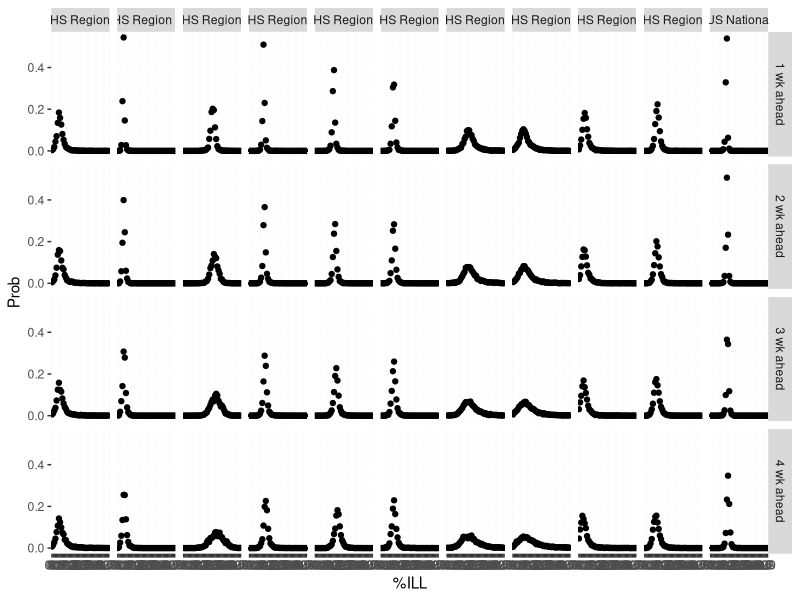
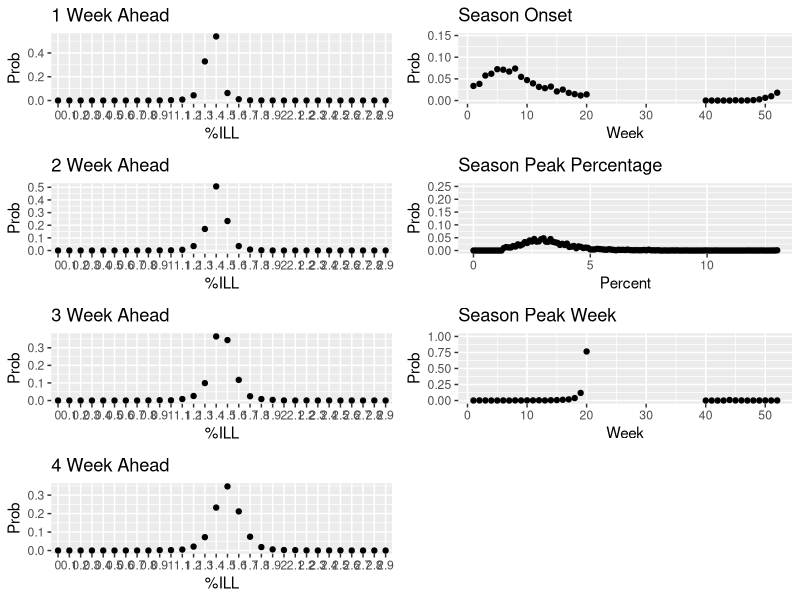
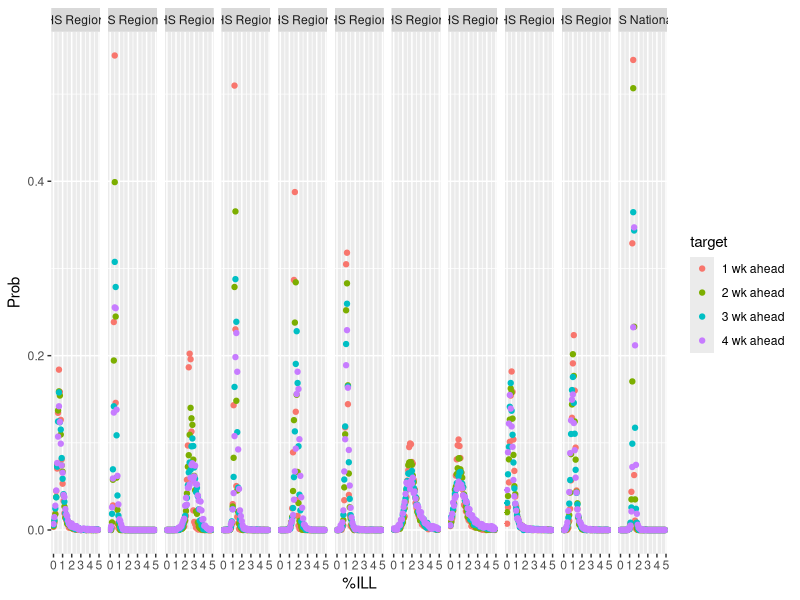

These figures' R source, in order:
library(ggplot2)
library(gridExtra)

dat <- read.csv("EW44-ISU-2016-11-14.csv", header=TRUE)
natdat <- subset(dat, location=="US National" & type=="Bin")

# Plots the probabilities of %ILL via week ahead and by region
p <- ggplot(data=subset(dat, as.numeric(as.character(bin_start_incl)) < 5 & type=="Bin" & target %in% c("1 wk ahead","2 wk ahead","3 wk ahead","4 wk ahead")), 
            aes(x=bin_start_incl, y=value)) + geom_point() + labs(x="%ILL", y="Prob")
p + facet_grid(target~location)

# Grid of plots
p1wk  <- ggplot(data=subset(dat, location=="US National" & as.numeric(as.character(bin_start_incl)) < 3 & target=="1 wk ahead"), 
            aes(x=bin_start_incl, y=value)) + geom_point() + labs(title = "1 Week Ahead", x="%ILL", y="Prob")
p2wk  <- ggplot(data=subset(dat, location=="US National" & as.numeric(as.character(bin_start_incl)) < 3 & target=="2 wk ahead"), 
               aes(x=bin_start_incl, y=value)) + geom_point() + labs(title = "2 Week Ahead", x="%ILL", y="Prob")
p3wk  <- ggplot(data=subset(dat, location=="US National" & as.numeric(as.character(bin_start_incl)) < 3 & target=="3 wk ahead"), 
               aes(x=bin_start_incl, y=value)) + geom_point() + labs(title = "3 Week Ahead", x="%ILL", y="Prob")
p4wk  <- ggplot(data=subset(dat, location=="US National" & as.numeric(as.character(bin_start_incl)) < 3 & target=="4 wk ahead"), 
               aes(x=bin_start_incl, y=value)) + geom_point() + labs(title = "4 Week Ahead", x="%ILL", y="Prob")
onst  <- ggplot(data=subset(dat, location=="US National" & target=="Season onset"), 
               aes(x=as.numeric(as.character(bin_start_incl)), y=value)) + geom_point() + labs(title = "Season Onset", x="Week", y="Prob")
pkper <- ggplot(data=subset(dat, location=="US National" & target=="Season peak percentage"), 
               aes(x=as.numeric(as.character(bin_start_incl)), y=value)) + geom_point() + ylim(0, .25) + labs(title = "Season Peak Percentage", x="Percent", y="Prob")
pkwk  <- ggplot(data=subset(dat, location=="US National" & target=="Season peak week"), 
               aes(x=as.numeric(as.character(bin_start_incl)), y=value)) + geom_point() + ylim(0, 1) + labs(title = "Season Peak Week", x="Week", y="Prob")
grid.arrange(p1wk,onst,p2wk,pkper,p3wk,pkwk,p4wk, nrow=4, ncol=2)

# Plots the probabilities of %ILL by region colored by week
plot <- ggplot(data=subset(dat, as.numeric(as.character(bin_start_incl)) < 5 & target %in% c("1 wk ahead","2 wk ahead","3 wk ahead","4 wk ahead")), 
               aes(x=as.numeric(as.character(bin_start_incl)), y=value, color=target)) + geom_point() + facet_grid(~location) + labs(x="%ILL", y="Prob")
plot
